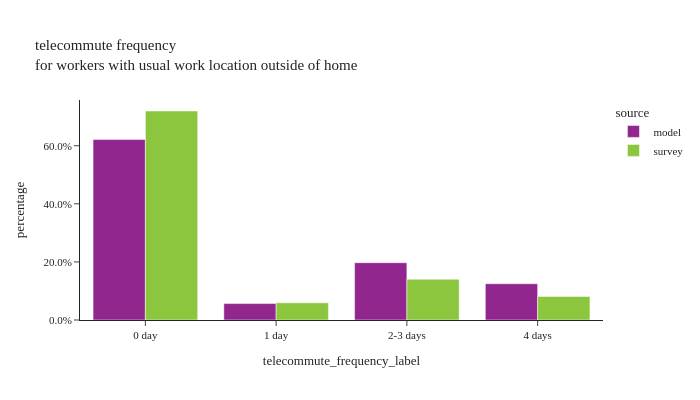

This figure's notebook cell:
### Code cell
util.plot_share_barchart(per_data, 'person_weight', 'telecommute_frequency_label', title="telecommute frequency<br>for workers with usual work location outside of home")

### Figure 1 — Plotly figure (JSON) as saved in the notebook; plotly's stock layout.template omitted (floating-point values rounded to 4 significant figures)
{"data": [{"alignmentgroup": "True", "customdata": [[988940], [90016], [314074], [198743]], "hovertemplate": "source=model<br>telecommute_frequency_label=%{x}<br>percentage=%{y}<br>sample_size=%{customdata[0]}<extra></extra>", "legendgroup": "model", "marker": {"color": "#91268F", "pattern": {"shape": ""}}, "name": "model", "offsetgroup": "model", "orientation": "v", "showlegend": true, "textposition": "auto", "type": "bar", "x": ["0 day", "1 day", "2-3 days", "4 days"], "xaxis": "x", "y": [0.6213, 0.05655, 0.1973, 0.1249], "yaxis": "y"}, {"alignmentgroup": "True", "customdata": [[2013], [225], [737], [521]], "hovertemplate": "source=survey<br>telecommute_frequency_label=%{x}<br>percentage=%{y}<br>sample_size=%{customdata[0]}<extra></extra>", "legendgroup": "survey", "marker": {"color": "#8CC63E", "pattern": {"shape": ""}}, "name": "survey", "offsetgroup": "survey", "orientation": "v", "showlegend": true, "textposition": "auto", "type": "bar", "x": ["0 day", "1 day", "2-3 days", "4 days"], "xaxis": "x", "y": [0.7195, 0.05908, 0.1403, 0.08105], "yaxis": "y"}], "layout": {"barmode": "group", "height": 400, "legend": {"title": {"text": "source"}, "tracegroupgap": 0}, "title": {"text": "telecommute frequency<br>for workers with usual work location outside of home"}, "width": 700, "xaxis": {"anchor": "y", "domain": [0.0, 1.0], "title": {"text": "telecommute_frequency_label"}}, "yaxis": {"anchor": "x", "domain": [0.0, 1.0], "tickformat": ".1%", "title": {"text": "percentage"}}}}
